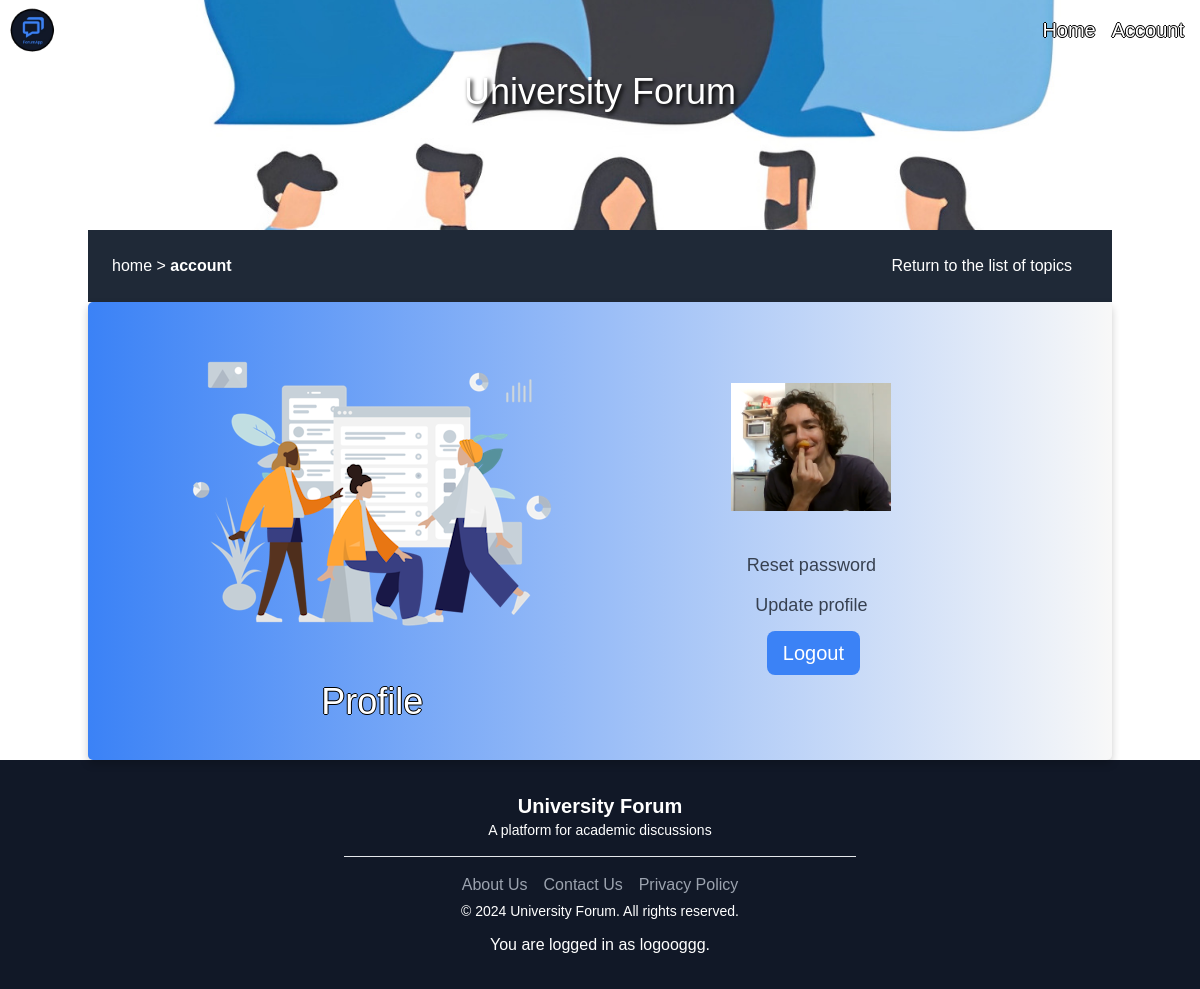
Before: /account/ (signed in) with the older database file.
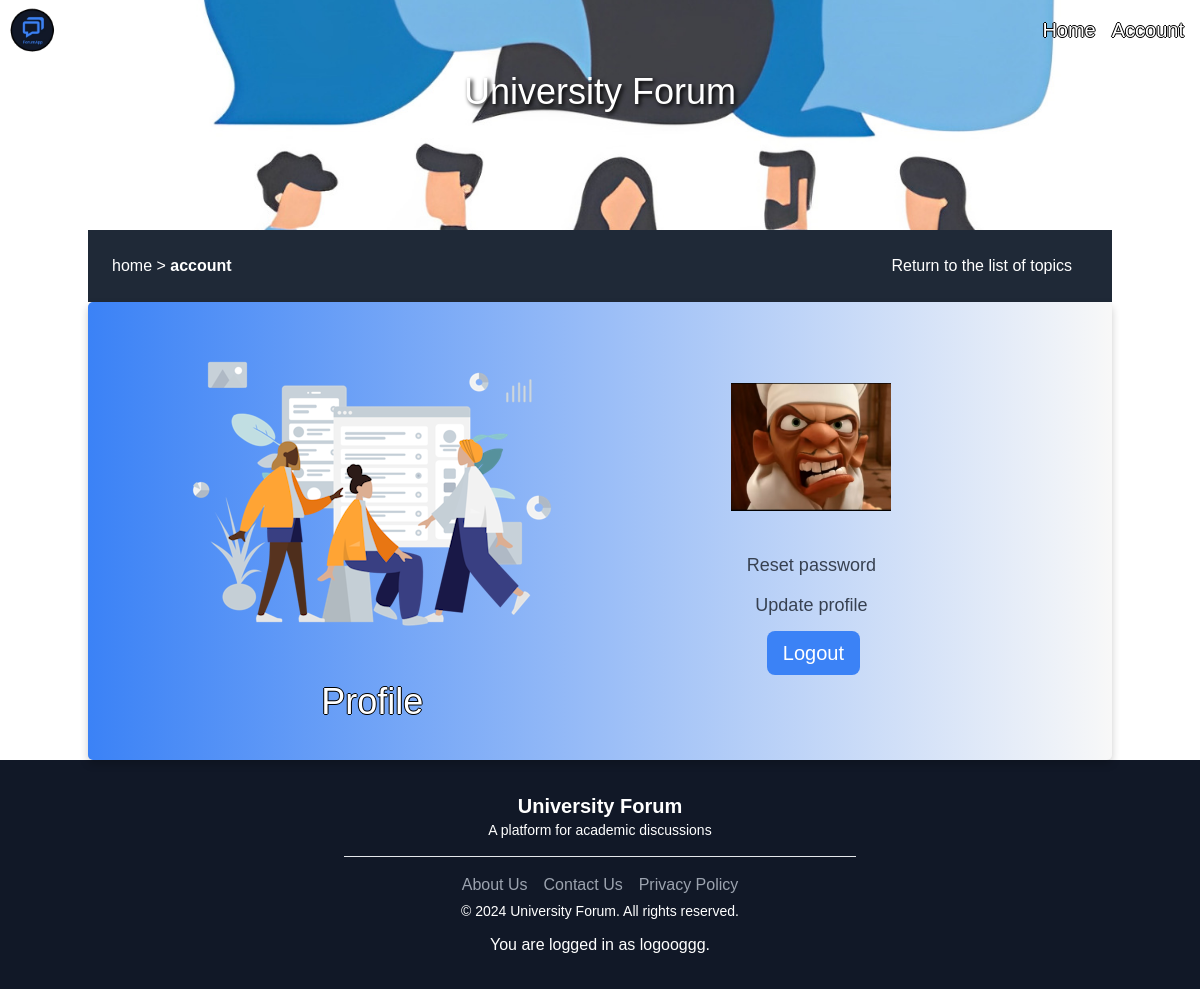
After: the same page with the newer database file.
### authentication/models.py (models this page shows)
class User(AbstractUser):
    PROFESSOR = 'professor'
    STUDENT = 'student'
    IT = 'IT license'
    MATH = 'MATH license'
    PHYS = 'PHYS license'
    Medecine = 'Medecine'
    Sociology = 'Sociology license'
    ROLE_CHOICES = [
        (PROFESSOR, 'Professor'),
        (STUDENT, 'Student'),
    ]
    STUDIES_CHOICES = [
        (IT, 'IT license'),
        (MATH, 'MATH license'),
        (PHYS, 'PHYS license'),
        (Medecine, 'Medecine'),
        (Sociology, 'Sociology license'),
    ]
    profile_picture = models.ImageField(verbose_name='profile_picture', blank=True, null=True)
    role = models.CharField(max_length=30, choices=ROLE_CHOICES, verbose_name='Rôle')
    studies = models.CharField(max_length=30, choices=STUDIES_CHOICES, verbose_name='Studies', default='')

### forum/views.py (the view)
# urls.py: path('account/', forum.views.account, name='account'),
@login_required
def account(request):
    return render(request, 'forum/account.html')

### forum/templates/forum/account.html (shortened to what this page needs)
{% extends "base.html" %}
{% load static %}
{% load tailwind_tags %}
{% block content %}
<main class="container mx-auto flex align-center flex-col h-full justify-center">
  <div class="bg-img-first_section h-64 flex items-center flex-col justify-start flex-grow w-full">
    <h1 id="UF" class="text-4xl text-center text-white">University Forum</h1>
  </div>
  <div class="whereAreYou w-full bg-gray-800 h-20 flex items-center justify-between px-6">
    <p class="text-white hover:text-gray-200">
      <a href="/home" class="hover:text-gray-200 hover:underline">home</a> &gt;
      <a href="/account" class="font-bold hover:text-gray-200">account</a>
    </p>
    <div class="hidden md:flex items-center">
      <a href="{% url 'home' %}" class="text-white hover:text-gray-200 mr-4">Return to the list of topics</a>
    </div>
  </div>
  <div class="profile-card flex flex-row justify-evenly items-center w-full px-6 bg-gradient-to-r from-blue-500">
    <div class="imgSecure flex flex-col items-center w-1/2 mr-4">
      <img src="{% static 'assets/human3.png' %}" alt="Update Profile">
      <h1 class="mt-2 text-center text-white text-shadow-black text-4xl">Profile</h1>
    </div>
    <div class="user-content flex flex-col items-center justify-center p-8 w-1/3">
      <div class="user-picture border-5 border-black overflow-hidden w-40 h-32 mb-8">
        {% if user.profile_picture %}
        <img src="{{ user.profile_picture.url }}" alt="Profile picture" class="object-cover h-full w-full">
        {% else %}
        <img src="{% static 'assets/User.png' %}" alt="Default profile picture" class="object-cover h-full w-full">
        {% endif %}
      </div>
      <a href="{% url 'password_change' %}"
        class="block px-4 py-2 hover:text-white text-gray-700 text-lg font-medium mt-0">Reset password</a>
      <a href="{% url 'change-profile' %}"
        class="block px-4 py-2 hover:text-white text-gray-700 text-lg font-medium -mt-1">Update profile</a>
      <form action="{% url 'logout' %}" method="post" class="mt-0">
        <button type="submit"
          class="px-4 py-2 bg-blue-500 rounded-lg text-white hover:bg-blue-600 text-xl font-medium mt-1 ml-1">Logout</button>
      </form>
    </div>
  </div>
</main>
{% endblock %}

### templates/base.html (shortened to what this page needs)
{% load static %}
{% load tailwind_tags %}
<html>
<head>
    <link rel="stylesheet" type="text/css" href="{% static 'css/style.css' %}?{% now 'U' %}">
    {% tailwind_css %}
</head>
<body>
    <nav class="navbar bg-transparent flex flex-row items-center absolute w-full z-10">
        <div class="nav-logo flex-grow">
            <img src="{% static 'assets/forumAppLogo.png' %}?{% now 'U' %}" alt="account-icon" class="h-15 w-12 ml-2">
        </div>
        <div class="nav-ul-right flex flex-row w-50 mr-4">
            <ul class="h-ful">
                <li>
                    <a href="{% url 'home' %}"
                        class="text-white hover:text-gray-900 mr-4 text-xl text-shadow-black">Home</a>
                </li>
            </ul>
            <ul class="account h-full">
                <li class="account">
                    <a href="{% url 'account' %}"
                        class="flex items-center text-white text-xl hover:text-gray-30 text-shadow-black hover:text-gray-900">
                        Account
                    </a>
                </li>
            </ul>
        </div>
    </nav>
    <main>
        <div class="content-div">
            {% block content %}{% endblock content %}
        </div>
    </main>
    <footer class="bg-gray-900 text-white py-8">
        <div class="container mx-auto flex flex-col items-center justify-center">
            <div class="flex flex-col md:flex-row items-center justify-between mb-4">
                <div class="mb-4 md:mb-0">
                    <h3 class="text-xl font-semibold text-center">University Forum</h3>
                    <p class="text-sm">A platform for academic discussions</p>
                </div>
            </div>
            <hr class="bg-white w-1/2 mb-4">
            <div class="flex items-center">
                <a href="#" class="text-gray-400 hover:text-gray-200 mr-4">
                    About Us
                </a>
                <a href="#" class="text-gray-400 hover:text-gray-200 mr-4">
                    Contact Us
                </a>
                <a href="#" class="text-gray-400 hover:text-gray-200">
                    Privacy Policy
                </a>
            </div>
            <div>
                <p class="text-sm m-1">&copy; 2024 University Forum. All rights reserved.</p>
                <p class="text-center mt-3">You are logged in as {{ user }}.</p>
            </div>
        </div>
    </footer>
</body>
</html>

Changed rows visible on the page:
changed User "logooggg": profile_picture: a different picture
